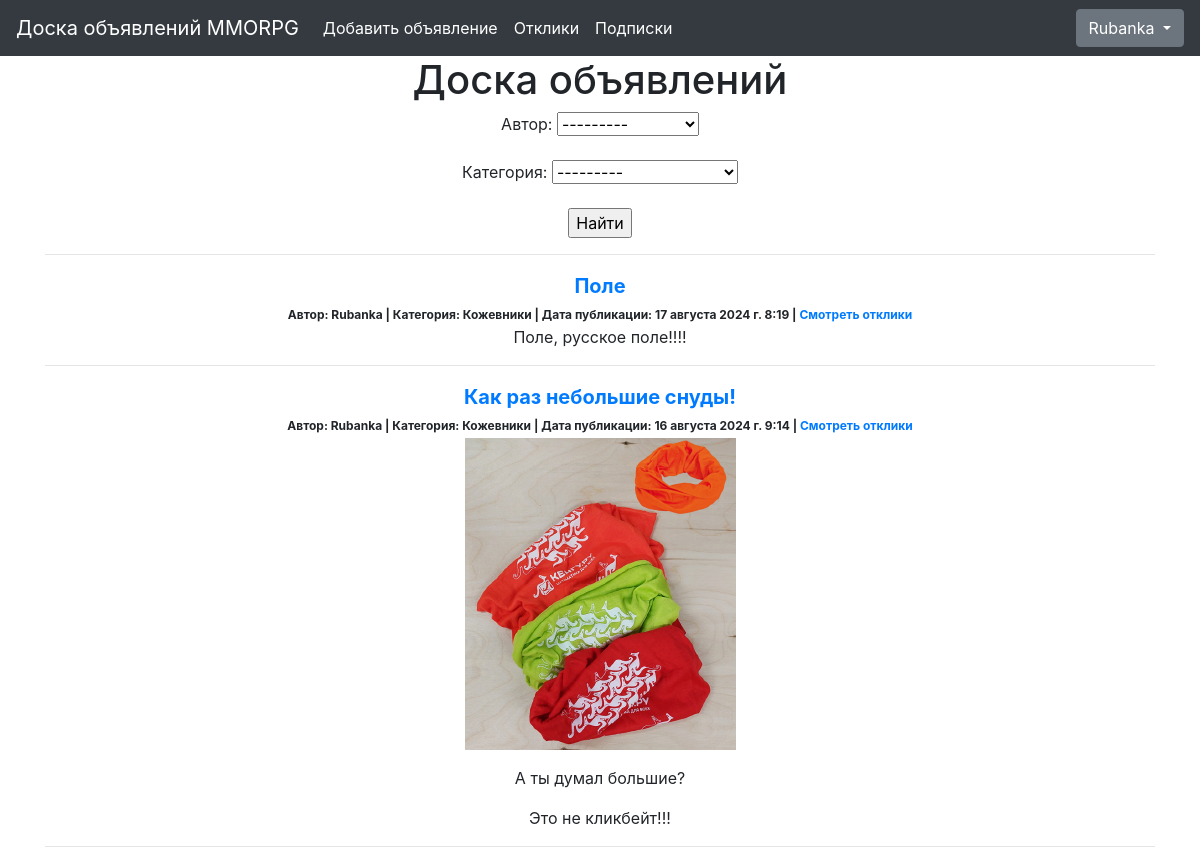
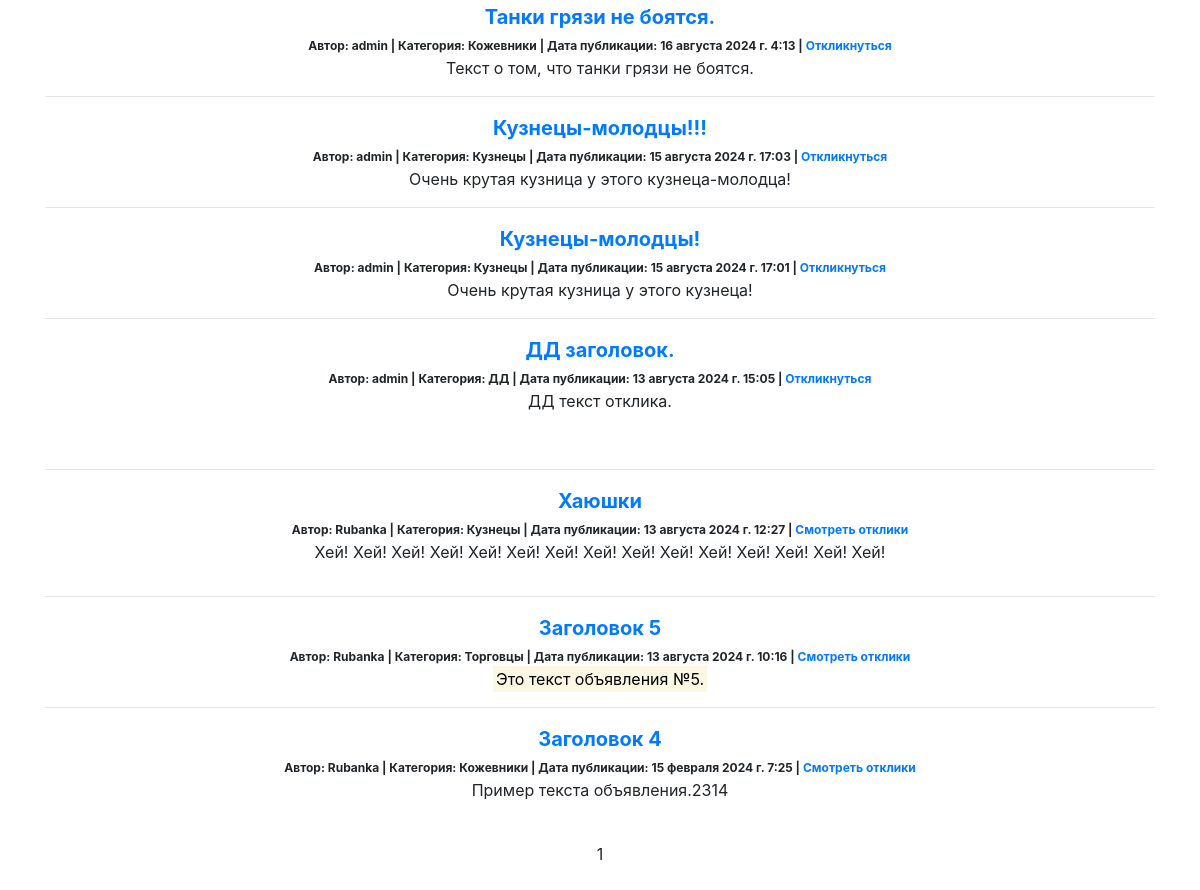
The page /ads/ (signed in) on the database its author committed (2 pictures, top to bottom).
### billboard/models.py (models this page shows, shortened)
class Ad(models.Model):
    CATEGORY_CHOICES = (
        ('TA', 'Танки'),
        ('HI', 'Хилы'),
        ('DD', 'ДД'),
        ('DE', 'Торговцы'),
        ('GM', 'Гилдмастеры'),
        ('QG', 'Квестгиверы'),
        ('BS', 'Кузнецы'),
        ('TA', 'Кожевники'),
        ('PM', 'Зельевары'),
        ('SM', 'Мастера заклинаний'))
    author = models.ForeignKey(User, on_delete=models.CASCADE, verbose_name='Автор')
    category = models.CharField(max_length=2, choices=CATEGORY_CHOICES, default='TA', verbose_name='Категория')
    dateCreation = models.DateTimeField(auto_now_add=True, verbose_name='Дата публикации')
    title = models.CharField(max_length=256, verbose_name='Заголовок')
    text = CKEditor5Field(verbose_name='Текст', config_name='extends', null=True, blank=True)
    def __str__(self):
        return f'{self.title}'
    class Meta:
        verbose_name = 'Объявление'
        verbose_name_plural = 'Объявления'

### billboard/views.py (the view)
# urls.py: path('', AdsList.as_view(), name='ad_list'),
class AdsList(ListView):
    model = Ad
    ordering = '-dateCreation'
    template_name = 'ads.html'
    context_object_name = 'ads'
    paginate_by = 10
    def get_queryset(self):
        queryset = super().get_queryset()
        self.filterset = AdFilter(self.request.GET, queryset)
        return self.filterset.qs
    def get_context_data(self, **kwargs):
        context = super().get_context_data(**kwargs)
        context['time_now'] = datetime.utcnow()
        context['filterset'] = self.filterset
        pprint(context)
        return context

### templates/ads.html (shortened to what this page needs)
{% extends 'base.html' %}
{% load static %}
{% load custom_filters %}
{% load custom_tags %}
{% load crispy_forms_filters %}
{% load crispy_forms_tags %}
{% block content %}
    {% if is_url_myads %}
        <h3>Мои объявления</h3>
    {% else %}
        <h1>Доска объявлений</h1>
    {% endif %}
   <form action="" method="get">
       {{ filterset.form.as_p }}
       <input type="submit" value="Найти" />
   </form>
    {% if ads %}
        <table>
            {% for ad in ads %}
                    <hr>
                    <a href="{% url 'ad_detail' id=ad.id %}" style="font-size: 20px;"><b>{{ ad.title }}</b></a><br>
                    <span style="font-size: 12px;"><b>Автор:  {{ ad.author }} | Категория: {{ ad.get_category_display }} |
                    Дата публикации: {{ ad.dateCreation|date:'DATETIME_FORMAT' }}
                    {% if user.is_authenticated %}
                         |
                        {% if user == ad.author %}
                            <a href="{% url 'responses' %}?ad={{ ad.id }}" style="font-size: 12px;">Смотреть отклики</a></b></span><br>
                        {% else %}
                            <a href="{% url 'ad_detail' id=ad.id %}" style="font-size: 12px;">Откликнуться</a></b></span><br>
                        {% endif %}
                    {% else %}
                        </b></span><br>
                    {% endif %}
                {{ ad.text|safe }}
            {% endfor %}
            </table>
            <br>
            {{ page_obj.number }}
    {% else %}
        <h3>Объявлений нет!</h3>
    {% endif %}
<br>
<br>
{% endblock content %}

### templates/base.html (shortened to what this page needs)
<!doctype  html>
<html  lang="en">
<head>
    {% load static %}
    <link  rel="stylesheet"  href="https://maxcdn.bootstrapcdn.com/bootstrap/4.0.0/css/bootstrap.min.css">
</head>
<body>
<nav class="navbar navbar-expand-lg navbar-dark bg-dark">
  <a class="navbar-brand" href="/ads/">Доска объявлений MMORPG</a>
<div class="collapse navbar-collapse" id="navbarSupportedContent">
    <ul class="navbar-nav mr-auto">
        {% if user.is_authenticated %}
        <li class="nav-item active">
            <a class="nav-link" href="{% url 'ad_create' %}">Добавить объявление
                <span class="sr-only">(current)</span></a>
        </li>
        <li class="nav-item active">
            <a class="nav-link" href="{% url 'responses' %}">Отклики
                </a>
        </li>
        <li class="nav-item active">
            <a class="nav-link" href="{% url 'subscriptions' %}">Подписки
                </a>
        </li>
        {% endif %}
    </ul>
        <div class="btn-group">
        <button type="button" class="btn btn-secondary dropdown-toggle" data-toggle="dropdown" aria-haspopup="true" aria-expanded="false">
        {% if user.is_authenticated %}
            {{ user }}
        {% else %}
            Войти
        {% endif %}
        </button>
    </div>
</div>
</nav>
<div class="container">
    <div class="row">
        <div class="col-lg-12 text-center">
            {% block content %}{% endblock content %}
        </div>
    </div>
</div>
</body>
</html>

### rows shown on the page
Ad: title "Поле", author "Rubanka", category "Кожевники", dateCreation "17 августа 2024 г. 8:19", text "Поле, русское поле!!!!"
Ad: title "Как раз небольшие снуды!", author "Rubanka", category "Кожевники", dateCreation "16 августа 2024 г. 9:14", text (picture), text "А ты думал большие? Это не кликбейт!!!"
Ad: title "Танки грязи не боятся.", author "admin", category "Кожевники", dateCreation "16 августа 2024 г. 4:13", shows "Откликнуться", text "Текст о том, что танки грязи не боятся."
Ad: title "Кузнецы-молодцы!!!", author "admin", category "Кузнецы", dateCreation "15 августа 2024 г. 17:03", shows "Откликнуться", text "Очень крутая кузница у этого кузнеца-молодца!"
Ad: title "Кузнецы-молодцы!", author "admin", category "Кузнецы", dateCreation "15 августа 2024 г. 17:01", shows "Откликнуться", text "Очень крутая кузница у этого кузнеца!"
Ad: title "ДД заголовок.", author "admin", category "ДД", dateCreation "13 августа 2024 г. 15:05", shows "Откликнуться", text "ДД текст отклика."
Ad: title "Хаюшки", author "Rubanka", category "Кузнецы", dateCreation "13 августа 2024 г. 12:27", text "Хей! Хей! Хей! Хей! Хей! Хей! Хей! Хей! Хей! Хей! Хей! Хей! Хей! Хей! Хей!"
Ad: title "Заголовок 5", author "Rubanka", category "Торговцы", dateCreation "13 августа 2024 г. 10:16", text "Это текст объявления №5."
Ad: title "Заголовок 4", author "Rubanka", category "Кожевники", dateCreation "15 февраля 2024 г. 7:25", text "Пример текста объявления.2314"

### other values the page prints
{{ user }} "Rubanka"
{{ page_obj.number }} "1"
